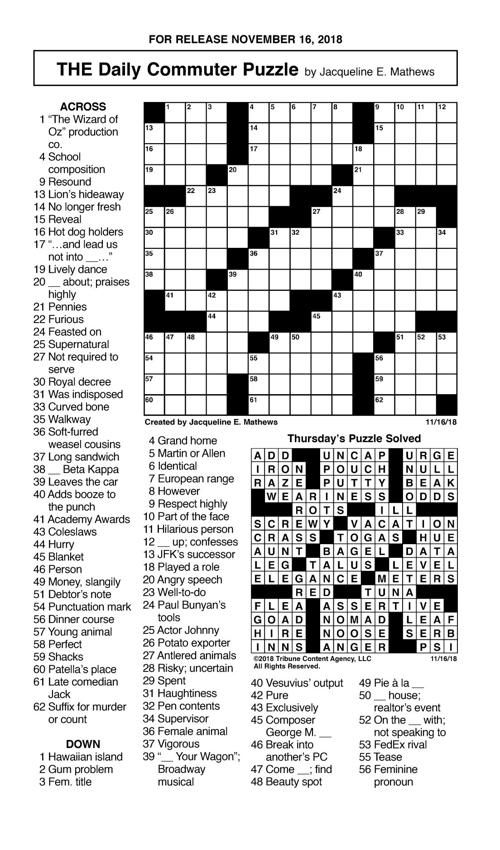
#> input picture crossword.jpg, 500 x 850 px
$ jupyter execute --allow-errors Image-Thresholding.ipynb   (shell and % lines are left out)
#> lines starting #> are read from the running program, lines starting #| are printed output that depends on the picture; after the words box and inside, x2 and y2 are one past the last pixel; in counts of white or black regions, pixels touching at a corner belong together
[cell 1]
import cv2
import matplotlib.pyplot as plt

[cell 2]
img = cv2.imread('img1.jpg',0)

#> (a cell that did not finish here is left out)

#> (a cell that did not finish here is left out)

[cell 5]
ret,thresh1= cv2.threshold(img,127,255,cv2.THRESH_BINARY_INV)

[cell 6]
ret

#> (a cell that did not finish here is left out)

#> (a cell that did not finish here is left out)

[cell 9]
ret,thresh1= cv2.threshold(img,127,255,cv2.THRESH_TRUNC)

#> (a cell that did not finish here is left out)

[cell 11]
img = cv2.imread('crossword.jpg',0)
#> img is the input picture: shape (850, 500); min 0, max 255, mean 214.4

[cell 12]
plt.imshow(img,cmap='gray')

[cell 13]
#FUNCTION TO DISPLAY THIS IMAGE
def show_pic(img):
    fig = plt.figure(figsize=(15,15))
    ax  = fig.add_subplot(111)
    ax.imshow(img,cmap='gray')

[cell 14]
show_pic(img)

[cell 15]
ret,th1 = cv2.threshold(img,127,255,cv2.THRESH_BINARY)
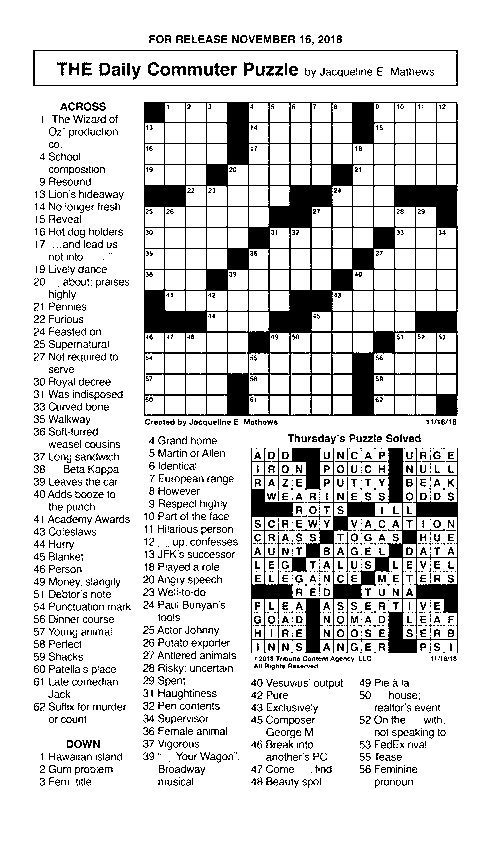
#> th1: shape (850, 500); 84.4% white; 1974 black regions (1529 under 20 px), largest, box (x1, y1, x2, y2) and area: (144, 102, 458, 416) 28464, (251, 448, 458, 653) 10599, (33, 50, 458, 86) 984
show_pic(th1)

[cell 16]
th2 = cv2.adaptiveThreshold(img,255,cv2.ADAPTIVE_THRESH_MEAN_C,cv2.THRESH_BINARY,11,8)
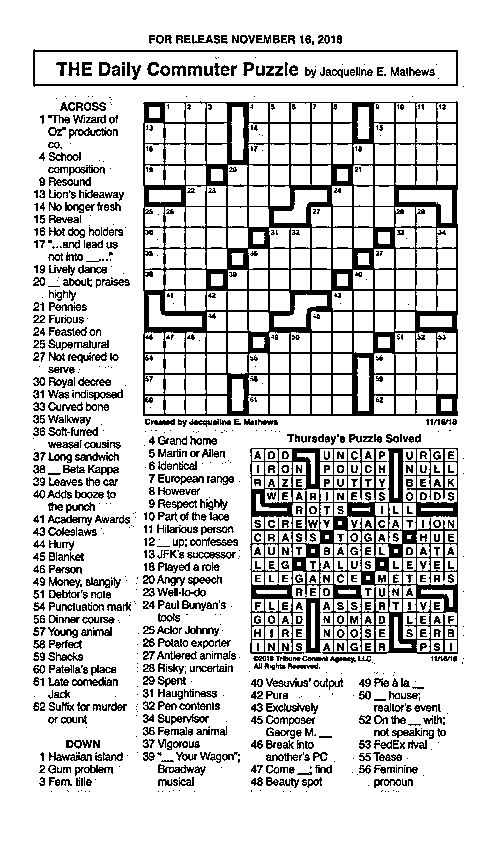
#> th2: shape (850, 500); 81.9% white; 1146 black regions (408 under 20 px), largest, box (x1, y1, x2, y2) and area: (143, 101, 458, 416) 24318, (250, 448, 458, 654) 12220, (33, 49, 458, 87) 1830
show_pic(th2)

[cell 17]
blended = cv2.addWeighted(src1=th1,alpha=0.6,src2=th2,beta=0.4,gamma=0)
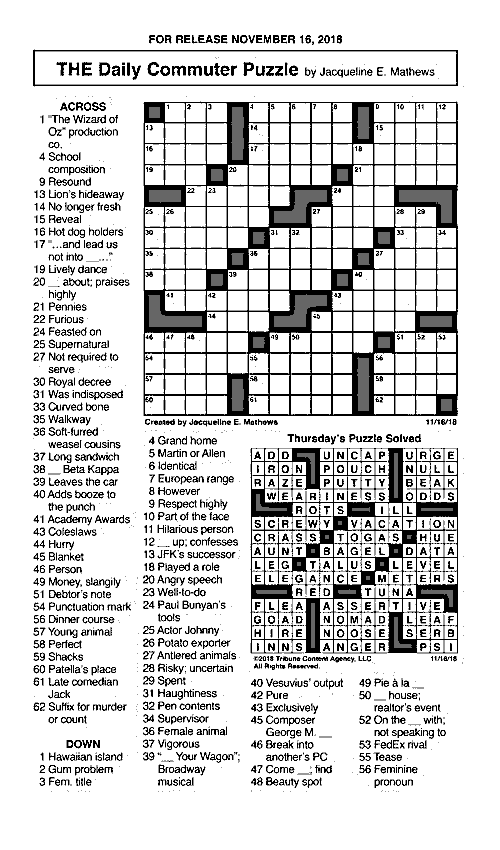
#> blended: shape (850, 500); min 0, max 255, mean 212.6
show_pic(blended)
